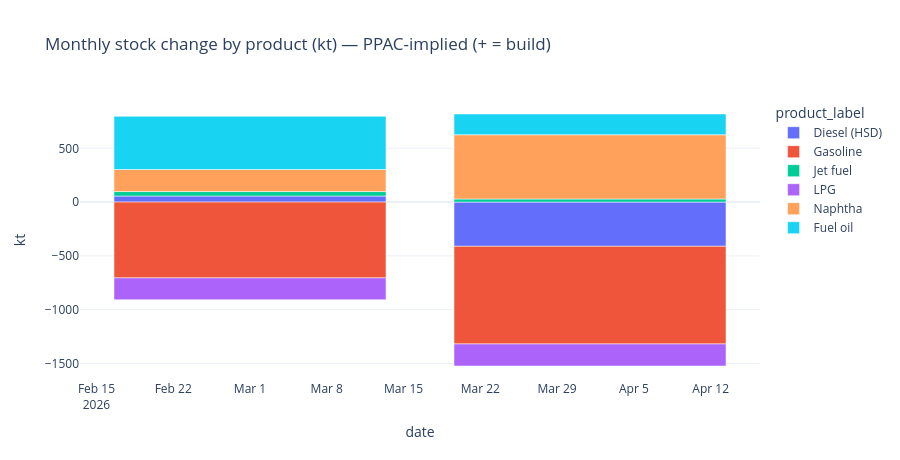

Source (notebook cell):
### Code cell
flows = ppac_stocks['ppac_flows']
mom = flows[flows['date'] >= '2025-10-01'].copy()
fig2 = px.bar(
    mom,
    x='date',
    y='implied_STOCKCH_ppac',
    color='product_label',
    barmode='relative',
    title='Monthly stock change by product (kt) — PPAC-implied (+ = build)',
)
fig2.update_layout(height=460, template='plotly_white', yaxis_title='kt')
fig2.show()

### Figure 1 — Plotly figure (JSON) as saved in the notebook; plotly's stock layout.template omitted (floating-point values rounded to 4 significant figures)
{"data": [{"hovertemplate": "product_label=Diesel (HSD)<br>date=%{x}<br>implied_STOCKCH_ppac=%{y}<extra></extra>", "legendgroup": "Diesel (HSD)", "marker": {"color": "#636efa", "pattern": {"shape": ""}}, "name": "Diesel (HSD)", "orientation": "v", "showlegend": true, "textposition": "auto", "type": "bar", "x": ["2026-03-01T00:00:00.000000000", "2026-04-01T00:00:00.000000000"], "xaxis": "x", "y": [56.37, -411.0], "yaxis": "y"}, {"hovertemplate": "product_label=Gasoline<br>date=%{x}<br>implied_STOCKCH_ppac=%{y}<extra></extra>", "legendgroup": "Gasoline", "marker": {"color": "#EF553B", "pattern": {"shape": ""}}, "name": "Gasoline", "orientation": "v", "showlegend": true, "textposition": "auto", "type": "bar", "x": ["2026-03-01T00:00:00.000000000", "2026-04-01T00:00:00.000000000"], "xaxis": "x", "y": [-704.7, -908.0], "yaxis": "y"}, {"hovertemplate": "product_label=Jet fuel<br>date=%{x}<br>implied_STOCKCH_ppac=%{y}<extra></extra>", "legendgroup": "Jet fuel", "marker": {"color": "#00cc96", "pattern": {"shape": ""}}, "name": "Jet fuel", "orientation": "v", "showlegend": true, "textposition": "auto", "type": "bar", "x": ["2026-03-01T00:00:00.000000000", "2026-04-01T00:00:00.000000000"], "xaxis": "x", "y": [41.56, 29.0], "yaxis": "y"}, {"hovertemplate": "product_label=LPG<br>date=%{x}<br>implied_STOCKCH_ppac=%{y}<extra></extra>", "legendgroup": "LPG", "marker": {"color": "#ab63fa", "pattern": {"shape": ""}}, "name": "LPG", "orientation": "v", "showlegend": true, "textposition": "auto", "type": "bar", "x": ["2026-03-01T00:00:00.000000000", "2026-04-01T00:00:00.000000000"], "xaxis": "x", "y": [-203.6, -205.0], "yaxis": "y"}, {"hovertemplate": "product_label=Naphtha<br>date=%{x}<br>implied_STOCKCH_ppac=%{y}<extra></extra>", "legendgroup": "Naphtha", "marker": {"color": "#FFA15A", "pattern": {"shape": ""}}, "name": "Naphtha", "orientation": "v", "showlegend": true, "textposition": "auto", "type": "bar", "x": ["2026-03-01T00:00:00.000000000", "2026-04-01T00:00:00.000000000"], "xaxis": "x", "y": [204.8, 597.0], "yaxis": "y"}, {"hovertemplate": "product_label=Fuel oil<br>date=%{x}<br>implied_STOCKCH_ppac=%{y}<extra></extra>", "legendgroup": "Fuel oil", "marker": {"color": "#19d3f3", "pattern": {"shape": ""}}, "name": "Fuel oil", "orientation": "v", "showlegend": true, "textposition": "auto", "type": "bar", "x": ["2026-03-01T00:00:00.000000000", "2026-04-01T00:00:00.000000000"], "xaxis": "x", "y": [494.9, 193.0], "yaxis": "y"}], "layout": {"barmode": "relative", "height": 460, "legend": {"title": {"text": "product_label"}, "tracegroupgap": 0}, "title": {"text": "Monthly stock change by product (kt) — PPAC-implied (+ = build)"}, "xaxis": {"anchor": "y", "domain": [0, 1], "title": {"text": "date"}}, "yaxis": {"anchor": "x", "domain": [0, 1], "title": {"text": "kt"}}}}
